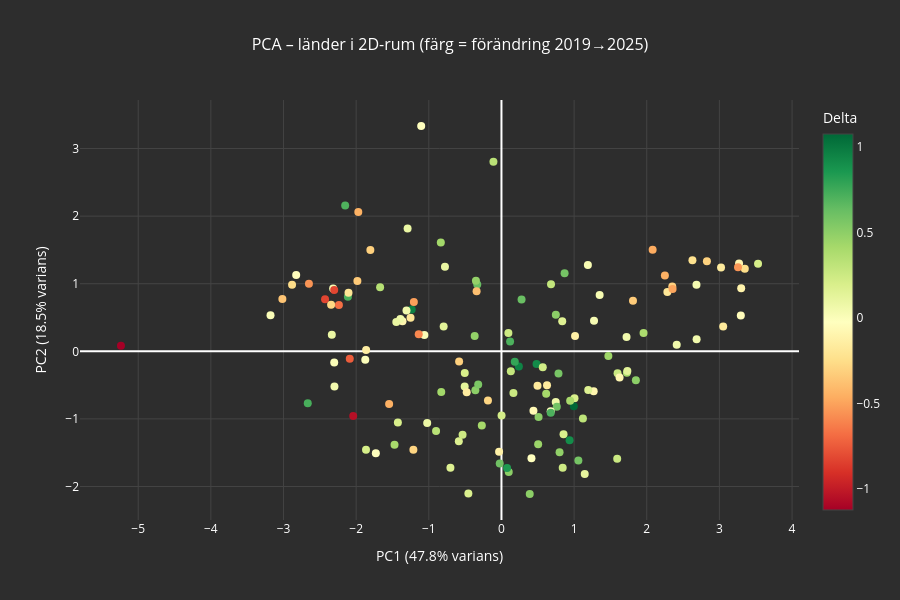

Notebook code cell kept with this figure:
### Code cell
# Reducera till 2 dimensioner och plotta varje land som en punkt. Färgkoda efter delta (grön = vinnare, röd = förlorare).
pca2 = PCA(n_components=2)
X_pca = pca2.fit_transform(X_scaled)

fig = go.Figure()

fig.add_trace(go.Scatter(
    x=X_pca[:, 0],
    y=X_pca[:, 1],
    mode="markers",
    marker=dict(
        size=8,
        color=färger,
        colorscale="RdYlGn",
        colorbar=dict(title="Delta", tickfont=dict(color="white"),
                      title_font=dict(color="white")),
        showscale=True
    ),
    text=[f"{land}<br>Delta: {d:.3f}" for land, d in zip(länder, färger)],
    hovertemplate="%{text}<extra></extra>"
))

fig.update_layout(
    title=dict(text="PCA – länder i 2D-rum (färg = förändring 2019→2025)",
               font=dict(color="white", size=16), x=0.5),
    xaxis=dict(title=f"PC1 ({pca2.explained_variance_ratio_[0]*100:.1f}% varians)",
               title_font=dict(color="white"), tickfont=dict(color="white"),
               gridcolor="#444444"),
    yaxis=dict(title=f"PC2 ({pca2.explained_variance_ratio_[1]*100:.1f}% varians)",
               title_font=dict(color="white"), tickfont=dict(color="white"),
               gridcolor="#444444"),
    plot_bgcolor="#2d2d2d",
    paper_bgcolor="#2d2d2d",
    height=600
)

fig.show()

# Till presentation: Det är den centrala visualiseringen. visar om vinnare och förlorare grupperar sig i PCA-rummet.

### Figure 1 — Plotly figure (JSON) as saved in the notebook; plotly's stock layout.template omitted (floating-point values rounded to 4 significant figures; data arrays with more than 128 entries replaced by an {"elided": "..."} marker saying what was removed)
{"data": [{"hovertemplate": "%{text}<extra></extra>", "marker": {"color": {"elided": "141 float values"}, "colorbar": {"tickfont": {"color": "white"}, "title": {"font": {"color": "white"}, "text": "Delta"}}, "colorscale": [[0, "rgb(165,0,38)"], [0.1, "rgb(215,48,39)"], [0.2, "rgb(244,109,67)"], [0.3, "rgb(253,174,97)"], [0.4, "rgb(254,224,139)"], [0.5, "rgb(255,255,191)"], [0.6, "rgb(217,239,139)"], [0.7, "rgb(166,217,106)"], [0.8, "rgb(102,189,99)"], [0.9, "rgb(26,152,80)"], [1, "rgb(0,104,55)"]], "showscale": true, "size": 8}, "mode": "markers", "text": {"elided": "141 str values"}, "type": "scatter", "x": {"elided": "141 float values"}, "y": {"elided": "141 float values"}}], "layout": {"height": 600, "paper_bgcolor": "#2d2d2d", "plot_bgcolor": "#2d2d2d", "title": {"font": {"color": "white", "size": 16}, "text": "PCA – länder i 2D-rum (färg = förändring 2019→2025)", "x": 0.5}, "xaxis": {"gridcolor": "#444444", "tickfont": {"color": "white"}, "title": {"font": {"color": "white"}, "text": "PC1 (47.8% varians)"}}, "yaxis": {"gridcolor": "#444444", "tickfont": {"color": "white"}, "title": {"font": {"color": "white"}, "text": "PC2 (18.5% varians)"}}}}
